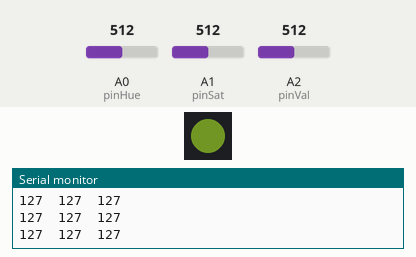
The sketch below on a simulated Arduino Uno, built with avr-gcc and run on an emulated ATmega328P. On the bench: 1 RGB LEDs in strip order, left to right, the last lines printed to the serial monitor. The test bench sets the inputs (shaded band); at power-on: A0 (pinHue) = 512, A1 (pinSat) = 512, A2 (pinVal) = 512. Dim RGB values are drawn brighter than linear.

Above: at 4.2 s.
4.3 s: A0 (pinHue) set to 496
At 5.3 s:
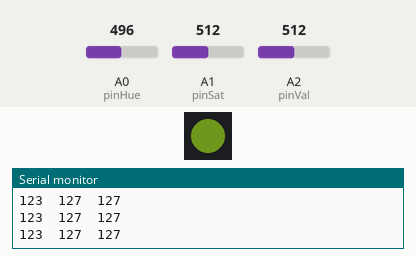
5.8 s: A1 (pinSat) set to 409
At 6.3 s:
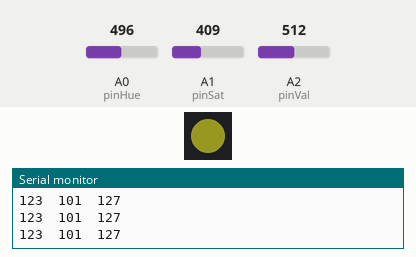
7.3 s: A1 (pinSat) set to 392
At 8.5 s:
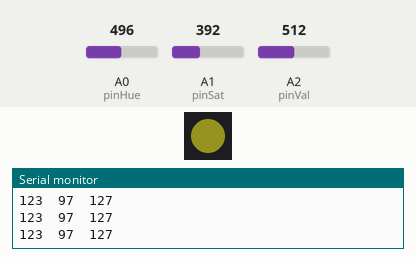
8.8 s: A2 (pinVal) set to 102
At 9.6 s:
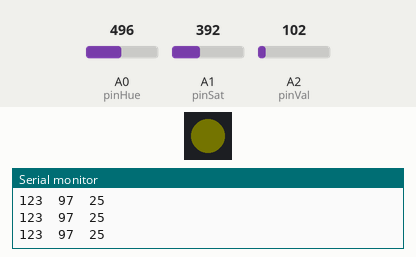
10.3 s: A2 (pinVal) set to 82
At 10.8 s:
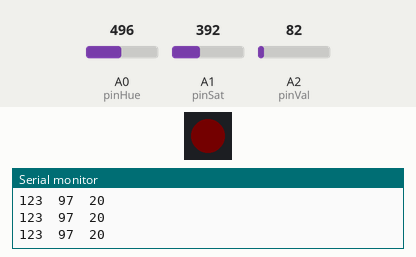
11.8 s: A1 (pinSat) set to 511
At 13.2 s:
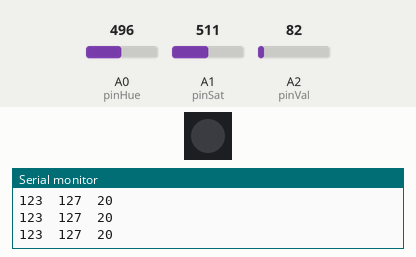
Timing chart, 0 to 14.3 s (numbered marks = the images above; inputs shaded):
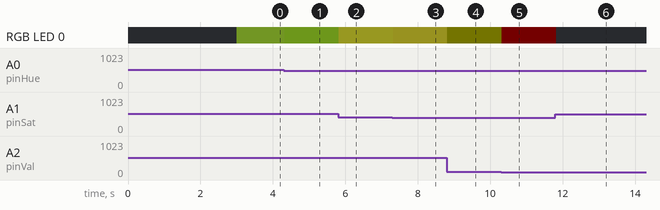

Measured:
- the behaviour switches between 93 and 92 on A2 (pinVal) (found by bisection; images 4 and 5)
- after the input at 4.3 s, RGB LED 0: RGB(16, 21, 5) → RGB(16, 22, 4) at once
- after the input at 5.8 s, RGB LED 0: RGB(16, 22, 4) → RGB(23, 23, 5) at once
- after the input at 7.3 s, RGB LED 0: RGB(23, 23, 5) → RGB(24, 23, 5) at once
- after the input at 8.8 s, RGB LED 0: RGB(24, 23, 5) → RGB(1, 1, 0) at once
- after the input at 10.3 s, RGB LED 0: RGB(1, 1, 0) → RGB(1, 0, 0) at once
- after the input at 11.8 s, RGB LED 0: RGB(1, 0, 0) → off at once

The sketch:

SOUSSA.ino
```cpp
#include <FastLED.h>
#include <Streaming.h>

#define LED_PIN     2
//#define CLOCK_PIN 4
#define NUM_LEDS    1
#define LED_TYPE    WS2812
#define COLOR_ORDER GRB
#define BRIGHTNESS  255

#define pinHue A0
#define pinSat A1
#define pinVal A2


CRGB leds[NUM_LEDS];


void setup() {
    Serial.begin(9600);

    delay(3000);
    LEDS.addLeds<LED_TYPE, LED_PIN, COLOR_ORDER>(leds, NUM_LEDS);
    //FastLED.setTemperature(Candle);
    FastLED.setTemperature(0xFF7029);
    //Candle 0xFF9329 seems OK
    //Tungsten40W 0xFFC58F way to blue
    //Tungsten100W 0xFFD6AA way to blue
    //Halogen 0xFFF1E0 way to blue
    //CarbonArc 0xFFFAF4 way to blue
    //HighNoonSun 0xFFFFFB way to blue
    //DirectSunlight 0xFFFFFF way to blue
    // OvercastSky 0xC9E2FF way to blue
    //ClearBlueSky 0x409CFF way to blue
    // WarmFluorescent 0xFFF4E5 way to blue
    // StandardFluorescent 0xF4FFFA way to blue
    // MercuryVapor 0xD8F7FF way to blue
    //SodiumVapor 0xFFD1B2 way to blue
    // MetalHalide 0xF2FCFF way to blue
    // HighPressureSodium 0xFFB74C better but a a bit greenish blue
    // UncorrectedTemperature 0xFFFFFF  way to blue
    // Custom 0xFF8029 getting there but still a bit greenish > reduced green(?) in Candle 0xFF9329 : Candle 0x FF 93 29 > Candle 0x FF 80 29
    // Custom 0xFF6029 nice white with a very slight pink touch
    // Custom 0xFF5029 getting more pink, no good
    // Custom 0xFF7029 Yup, looks like a nice white for my leds !
    FastLED.setBrightness(BRIGHTNESS);

    pinMode(pinHue, INPUT);
    pinMode(pinSat, INPUT);
    pinMode(pinVal, INPUT);
}

void loop()
{
  byte byteHue = map(analogRead(pinHue), 0, 1023, 0, 255);
  byte byteSat = map(analogRead(pinSat), 0, 1023, 0, 255);
  byte byteVal = map(analogRead(pinVal), 0, 1023, 0, 255);

  Serial << byteHue << "  " <<  byteSat << "  " << byteVal << endl;

  CHSV color = CHSV(byteHue, byteSat, byteVal);

  fill_solid(leds, NUM_LEDS, color);

  FastLED.show();

}
```
